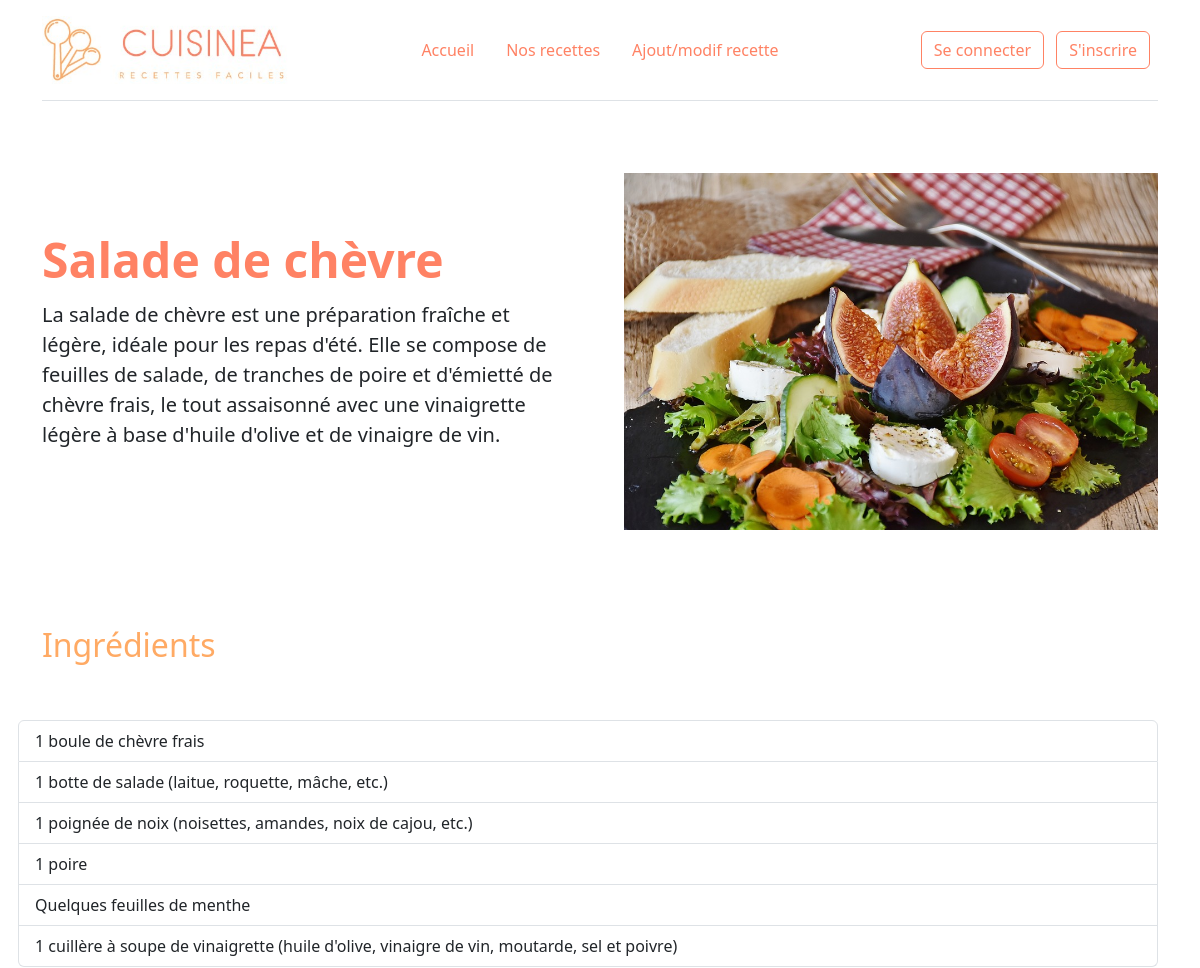
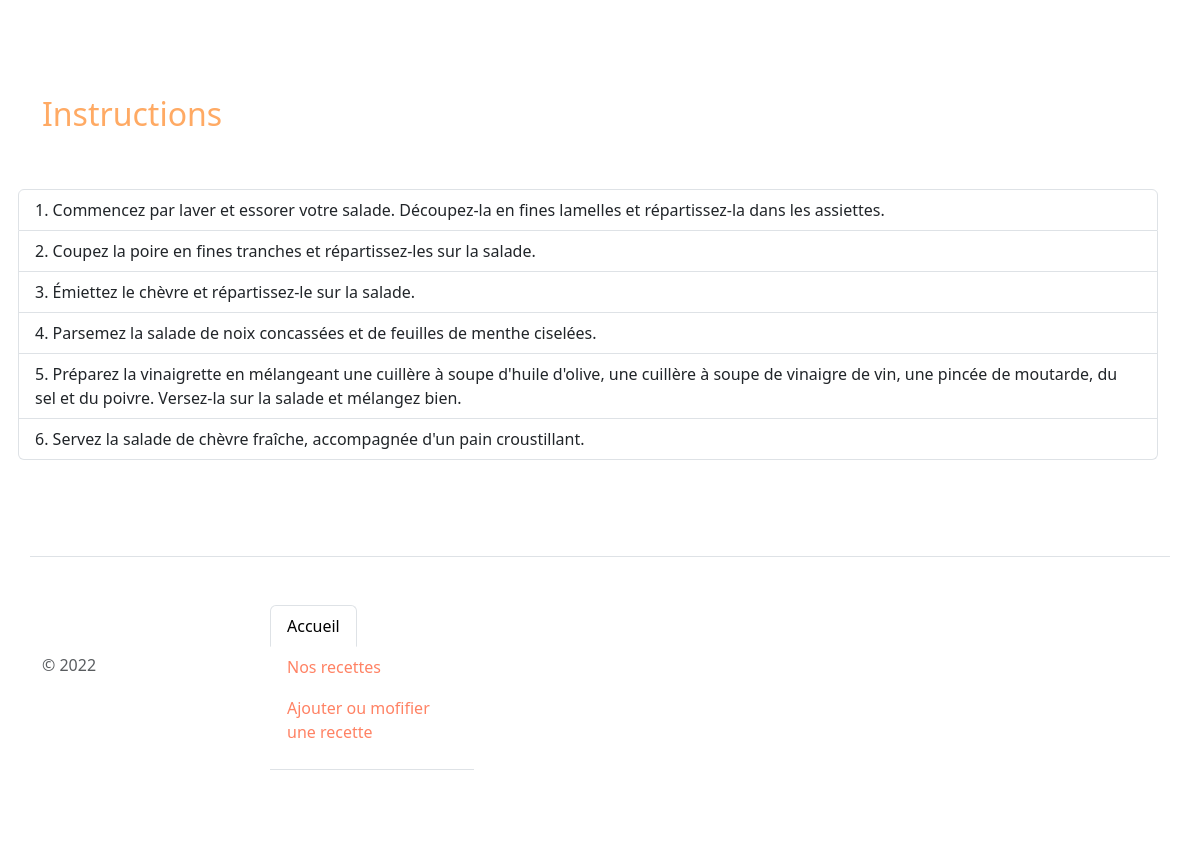
The app's page /recette.php?id=58 with its own data (2 pictures, top to bottom).
### tables this page shows
CREATE TABLE IF NOT EXISTS `recipes` (
  `id` int(11) NOT NULL AUTO_INCREMENT,
  `category_id` int(11) NOT NULL,
  `title` varchar(255) NOT NULL,
  `description` text NOT NULL,
  `ingredients` text NOT NULL,
  `instructions` text NOT NULL,
  `image` varchar(255) DEFAULT NULL,
  PRIMARY KEY (`id`),
  KEY `category_id` (`category_id`)
);

### lib/recipe.php (called while the page is built, shortened)
<?php
function getRecipeById(PDO $pdo, int $id) {
    $query = $pdo->prepare("SELECT * FROM recipes WHERE id = :id");
    $query->bindParam(':id', $id, PDO::PARAM_INT);
    $query->execute();
    return $query->fetch();
}
function getRecipeImage(string|null $image) {
    if ($image === null) {
        return _ASSETS_IMG_PATH_.'recipe_default.jpg';
    } else {
        return _RECIPES_IMG_PATH_.$image;
    }
}

### lib/tools.php (called while the page is built, shortened)
<?php
function linesToArray(string $string) {
    return explode(PHP_EOL, $string);
}

### recette.php (the view)
<?php
require_once('templates/header.php');
require_once('lib/tools.php');
require_once('lib/recipe.php');
$id = (int)$_GET['id'];
$recipe = getRecipeById($pdo, $id);
if ($recipe) {
    $ingredients = linesToArray($recipe['ingredients']);
    $instructions = linesToArray($recipe['instructions']);
?>
<div class="row flex-lg-row-reverse align-items-center g-5 py-5">
    <div class="col-10 col-sm-8 col-lg-6">
        <img src="<?=getRecipeImage($recipe['image']); ?>" class="d-block mx-lg-auto img-fluid" alt="<?=$recipe['title']; ?>" width="700" height="500" loading="lazy">
    </div>
    <div class="col-lg-6">
        <h1 class="display-5 fw-bold lh-1 mb-3"><?=$recipe['title']; ?></h1>
        <p class="lead"><?=$recipe['description']; ?></p>
    </div>
</div>
<div class="row flex-lg-row-reverse align-items-center g-5 py-5">
    <h2>Ingrédients</h2>
    <ul class="list-group">
        <?php foreach ($ingredients as $key => $ingredient) { ?>
            <li class="list-group-item"><?=$ingredient; ?></li>
        <?php } ?>
    </ul>
</div>
<div class="row flex-lg-row-reverse align-items-center g-5 py-5">
    <h2>Instructions</h2>
    <ol class="list-group list-group-numbered">
        <?php foreach ($instructions as $key => $instruction) { ?>
            <li class="list-group-item"><?=$instruction; ?></li>
        <?php } ?>
    </ol>
</div>
<?php } else { ?>
    <div class="row text-center">
        <h1>Recette introuvable</h1>
    </div>
<?php } ?>
<?php
require_once('templates/footer.php');
?>

### records on screen
recipes: image (picture), title "Salade de chèvre", description "La salade de chèvre est une préparation fraîche et légère, idéale pour les repas d'été. Elle se compose de feuilles de salade, de tranches de poire et d'émietté de chèvre frais, le tout assaisonné avec une vinaigrette légère à base d'huile d'olive et de vinaigre de vin.", ingredients "1 boule de chèvre frais", ingredients "1 botte de salade (laitue, roquette, mâche, etc.)", ingredients "1 poignée de noix (noisettes, amandes, noix de cajou, etc.)", ingredients "1 poire", ingredients "Quelques feuilles de menthe", ingredients "1 cuillère à soupe de vinaigrette (huile d'olive, vinaigre de vin, moutarde, sel et poivre)", instructions "Commencez par laver et essorer votre salade. Découpez-la en fines lamelles et répartissez-la dans les assiettes.", instructions "Coupez la poire en fines tranches et répartissez-les sur la salade.", instructions "Émiettez le chèvre et répartissez-le sur la salade.", instructions "Parsemez la salade de noix concassées et de feuilles de menthe ciselées.", instructions "Préparez la vinaigrette en mélangeant une cuillère à soupe d'huile d'olive, une cuillère à soupe de vinaigre de vin, une pincée de moutarde, du sel et du poivre. Versez-la sur la salade et mélangez bien.", instructions "Servez la salade de chèvre fraîche, accompagnée d'un pain croustillant."

### other values on screen
$value "Accueil"
$value "Nos recettes"
$value "Ajout/modif recette"
